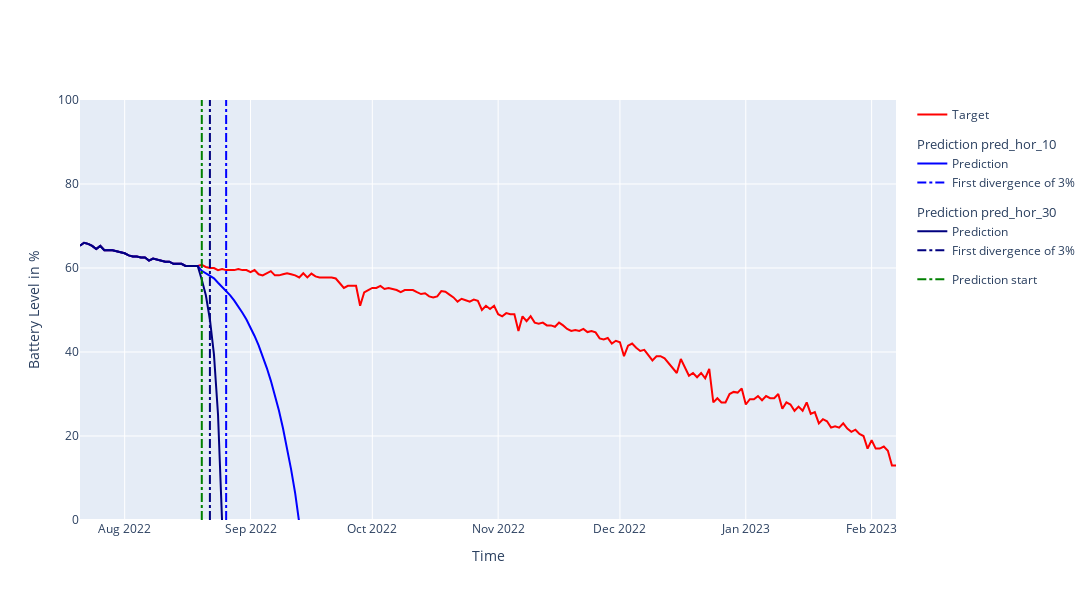

Write notebook code for a chart like this one.
### Code cell
n_inputs = 30
n_predictions = len(test_df_44) - n_inputs

prediction_df_44_10 = iterative_prediction(
    best_model_10, test_df_44.head(n_inputs), n_predictions, prediction_horizon=10
)
prediction_df_44_30 = iterative_prediction(
    best_model_30, test_df_44.head(n_inputs), n_predictions, prediction_horizon=30
)

prediction_start_date = test_df_44["status_time"].iloc[n_inputs]

plots.plot_iterative_prediction(
    test_df_44,
    [(prediction_df_44_10, "pred_hor_10"), (prediction_df_44_30, "pred_hor_30")],
    prediction_start_date,
    divergence_threshold=3,
)

### Figure 1 — Plotly figure (JSON) as saved in the notebook; plotly's stock layout.template omitted (floating-point values rounded to 4 significant figures; data arrays with more than 128 entries replaced by an {"elided": "..."} marker saying what was removed)
{"data": [{"marker": {"color": "red"}, "mode": "lines", "name": "Target", "type": "scatter", "x": {"elided": "202 str values"}, "y": {"elided": "202 float values"}}, {"legendgroup": "0", "legendgrouptitle": {"text": "Prediction pred_hor_10"}, "marker": {"color": "#0000ff"}, "mode": "lines", "name": "Prediction", "type": "scatter", "x": {"elided": "202 str values"}, "y": {"elided": "202 float values"}}, {"legendgroup": "0", "line": {"color": "#0000ff", "dash": "dashdot", "width": 2}, "mode": "lines", "name": "First divergence of 3%", "type": "scatter", "x": ["2022-08-26T00:00:00", "2022-08-26T00:00:00"], "y": [0, 100]}, {"legendgroup": "1", "legendgrouptitle": {"text": "Prediction pred_hor_30"}, "marker": {"color": "#00007f"}, "mode": "lines", "name": "Prediction", "type": "scatter", "x": {"elided": "202 str values"}, "y": {"elided": "202 float values"}}, {"legendgroup": "1", "line": {"color": "#00007f", "dash": "dashdot", "width": 2}, "mode": "lines", "name": "First divergence of 3%", "type": "scatter", "x": ["2022-08-22T00:00:00", "2022-08-22T00:00:00"], "y": [0, 100]}, {"line": {"color": "green", "dash": "dashdot", "width": 2}, "mode": "lines", "name": "Prediction start", "type": "scatter", "x": ["2022-08-20T00:00:00", "2022-08-20T00:00:00"], "y": [0, 100]}], "layout": {"autosize": false, "height": 600, "showlegend": true, "title": {"text": ""}, "width": 1200, "xaxis": {"title": {"text": "Time"}}, "yaxis": {"range": [0, 100], "title": {"text": "Battery Level in %"}}}}
